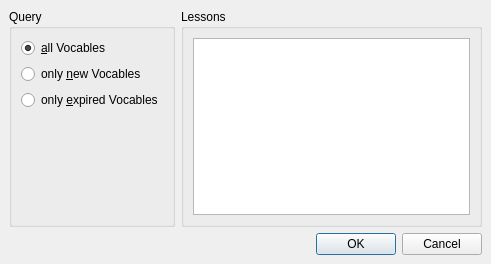
<ui version="4.0" >
 <class>StartQuiz</class>
 <widget class="QDialog" name="StartQuiz" >
  <property name="geometry" >
   <rect>
    <x>0</x>
    <y>0</y>
    <width>491</width>
    <height>264</height>
   </rect>
  </property>
  <property name="windowTitle" >
   <string>start Quiz</string>
  </property>
  <layout class="QVBoxLayout" >
   <property name="margin" >
    <number>9</number>
   </property>
   <property name="spacing" >
    <number>6</number>
   </property>
   <item>
    <layout class="QHBoxLayout" >
     <property name="margin" >
      <number>0</number>
     </property>
     <property name="spacing" >
      <number>6</number>
     </property>
     <item>
      <widget class="QGroupBox" name="groupBox_2" >
       <property name="title" >
        <string>Query</string>
       </property>
       <layout class="QVBoxLayout" >
        <property name="margin" >
         <number>9</number>
        </property>
        <property name="spacing" >
         <number>6</number>
        </property>
        <item>
         <widget class="QRadioButton" name="allRadioButton" >
          <property name="text" >
           <string>&amp;all Vocables</string>
          </property>
          <property name="checked" >
           <bool>true</bool>
          </property>
         </widget>
        </item>
        <item>
         <widget class="QRadioButton" name="onlyNewRadioButton" >
          <property name="text" >
           <string>only &amp;new Vocables</string>
          </property>
         </widget>
        </item>
        <item>
         <widget class="QRadioButton" name="onlyExpiredRadioButton" >
          <property name="text" >
           <string>only &amp;expired Vocables</string>
          </property>
         </widget>
        </item>
        <item>
         <spacer>
          <property name="orientation" >
           <enum>Qt::Vertical</enum>
          </property>
          <property name="sizeHint" >
           <size>
            <width>20</width>
            <height>40</height>
           </size>
          </property>
         </spacer>
        </item>
       </layout>
      </widget>
     </item>
     <item>
      <widget class="QGroupBox" name="groupBox" >
       <property name="title" >
        <string>Lessons</string>
       </property>
       <layout class="QHBoxLayout" >
        <property name="margin" >
         <number>9</number>
        </property>
        <property name="spacing" >
         <number>6</number>
        </property>
        <item>
         <widget class="QListWidget" name="lessonsList" >
          <property name="selectionMode" >
           <enum>QAbstractItemView::MultiSelection</enum>
          </property>
         </widget>
        </item>
       </layout>
      </widget>
     </item>
    </layout>
   </item>
   <item>
    <widget class="QDialogButtonBox" name="buttonBox" >
     <property name="orientation" >
      <enum>Qt::Horizontal</enum>
     </property>
     <property name="standardButtons" >
      <set>QDialogButtonBox::Cancel|QDialogButtonBox::NoButton|QDialogButtonBox::Ok</set>
     </property>
    </widget>
   </item>
  </layout>
 </widget>
 <tabstops>
  <tabstop>allRadioButton</tabstop>
  <tabstop>onlyNewRadioButton</tabstop>
  <tabstop>onlyExpiredRadioButton</tabstop>
  <tabstop>lessonsList</tabstop>
  <tabstop>buttonBox</tabstop>
 </tabstops>
 <resources/>
 <connections>
  <connection>
   <sender>buttonBox</sender>
   <signal>accepted()</signal>
   <receiver>StartQuiz</receiver>
   <slot>accept()</slot>
   <hints>
    <hint type="sourcelabel" >
     <x>352</x>
     <y>232</y>
    </hint>
    <hint type="destinationlabel" >
     <x>338</x>
     <y>223</y>
    </hint>
   </hints>
  </connection>
  <connection>
   <sender>buttonBox</sender>
   <signal>rejected()</signal>
   <receiver>StartQuiz</receiver>
   <slot>reject()</slot>
   <hints>
    <hint type="sourcelabel" >
     <x>436</x>
     <y>241</y>
    </hint>
    <hint type="destinationlabel" >
     <x>437</x>
     <y>226</y>
    </hint>
   </hints>
  </connection>
 </connections>
</ui>
